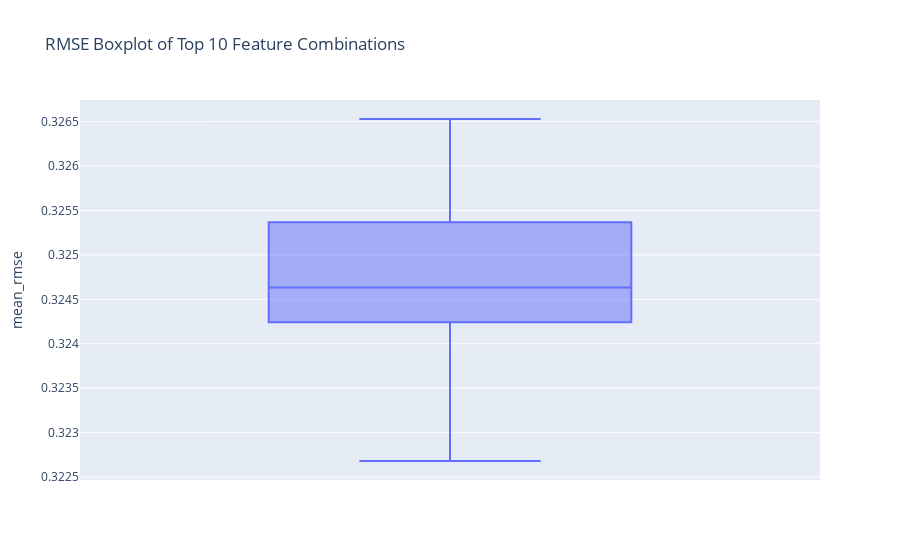

Write notebook code for a chart like this one.
### Code cell
pio.renderers.default = 'plotly_mimetype'
fig = px.box(df_agg_metrics.sort_values(by=['mean_rmse']).head(10), y='mean_rmse', title='RMSE Boxplot of Top 10 Feature Combinations')
fig.show()

### Figure 1 — Plotly figure (JSON) as saved in the notebook; plotly's stock layout.template omitted (floating-point values rounded to 4 significant figures)
{"data": [{"alignmentgroup": "True", "hovertemplate": "mean_rmse=%{y}<extra></extra>", "legendgroup": "", "marker": {"color": "#636efa"}, "name": "", "notched": false, "offsetgroup": "", "orientation": "v", "showlegend": false, "type": "box", "x0": " ", "xaxis": "x", "y": [0.3227, 0.3229, 0.3242, 0.3244, 0.3245, 0.3248, 0.3253, 0.3254, 0.3259, 0.3265], "y0": " ", "yaxis": "y"}], "layout": {"autosize": true, "boxmode": "group", "legend": {"tracegroupgap": 0}, "title": {"text": "RMSE Boxplot of Top 10 Feature Combinations"}, "xaxis": {"anchor": "y", "autorange": true, "domain": [0, 1], "range": [-0.5, 0.5], "type": "category"}, "yaxis": {"anchor": "x", "autorange": true, "domain": [0, 1], "range": [0.3225, 0.3267], "title": {"text": "mean_rmse"}, "type": "linear"}}}
